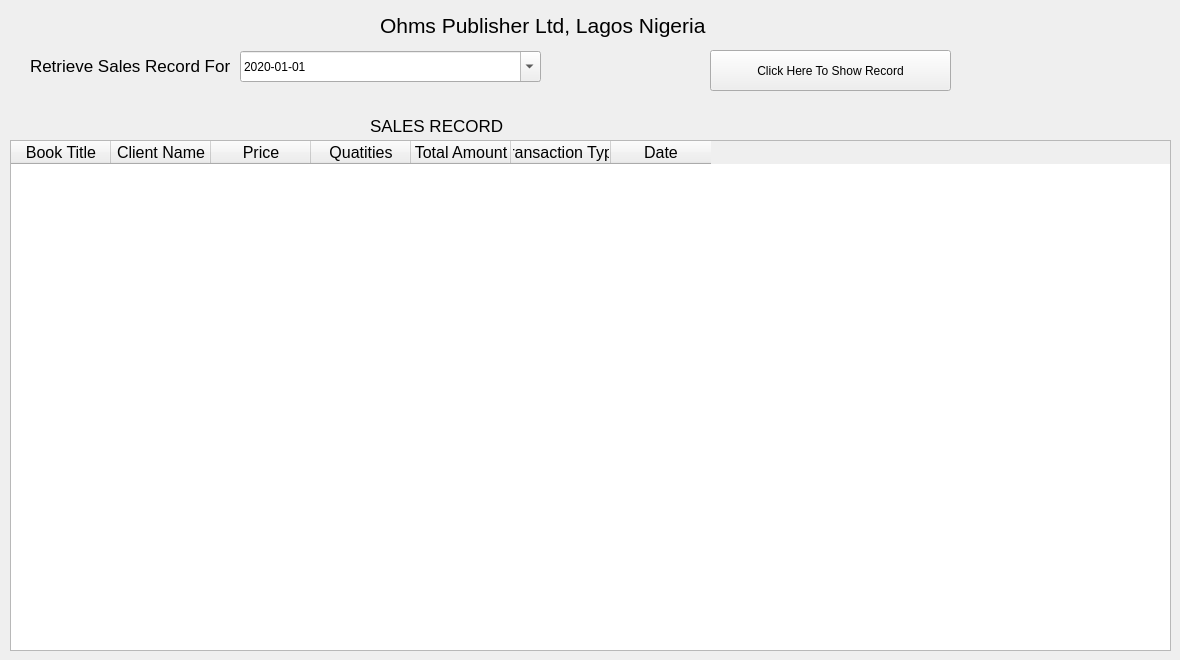
    <widget class="QWidget" name="tab_15">
     <attribute name="title">
      <string>Page</string>
     </attribute>
     <widget class="QLabel" name="label_55">
      <property name="geometry">
       <rect>
        <x>370</x>
        <y>110</y>
        <width>181</width>
        <height>31</height>
       </rect>
      </property>
      <property name="font">
       <font>
        <pointsize>13</pointsize>
       </font>
      </property>
      <property name="text">
       <string>SALES RECORD</string>
      </property>
     </widget>
     <widget class="QTableWidget" name="tableWidget_7">
      <property name="enabled">
       <bool>true</bool>
      </property>
      <property name="geometry">
       <rect>
        <x>10</x>
        <y>140</y>
        <width>1161</width>
        <height>511</height>
       </rect>
      </property>
      <property name="font">
       <font>
        <family>Segoe UI</family>
        <pointsize>12</pointsize>
       </font>
      </property>
      <column>
       <property name="text">
        <string>Book Title</string>
       </property>
      </column>
      <column>
       <property name="text">
        <string>Client Name</string>
       </property>
      </column>
      <column>
       <property name="text">
        <string>Price</string>
       </property>
      </column>
      <column>
       <property name="text">
        <string>Quatities</string>
       </property>
      </column>
      <column>
       <property name="text">
        <string>Total Amount</string>
       </property>
      </column>
      <column>
       <property name="text">
        <string>Transaction Type</string>
       </property>
      </column>
      <column>
       <property name="text">
        <string>Date</string>
       </property>
      </column>
     </widget>
     <widget class="QLabel" name="label_56">
      <property name="geometry">
       <rect>
        <x>380</x>
        <y>10</y>
        <width>331</width>
        <height>31</height>
       </rect>
      </property>
      <property name="font">
       <font>
        <pointsize>16</pointsize>
       </font>
      </property>
      <property name="text">
       <string>Ohms Publisher Ltd, Lagos Nigeria</string>
      </property>
     </widget>
     <widget class="QLabel" name="label_57">
      <property name="geometry">
       <rect>
        <x>30</x>
        <y>50</y>
        <width>201</width>
        <height>31</height>
       </rect>
      </property>
      <property name="font">
       <font>
        <pointsize>13</pointsize>
       </font>
      </property>
      <property name="text">
       <string>Retrieve Sales Record For</string>
      </property>
     </widget>
     <widget class="QPushButton" name="pushButton_31">
      <property name="geometry">
       <rect>
        <x>710</x>
        <y>50</y>
        <width>241</width>
        <height>41</height>
       </rect>
      </property>
      <property name="text">
       <string>Click Here To Show Record</string>
      </property>
     </widget>
     <widget class="QDateEdit" name="dateEdit">
      <property name="geometry">
       <rect>
        <x>240</x>
        <y>51</y>
        <width>301</width>
        <height>31</height>
       </rect>
      </property>
      <property name="dateTime">
       <datetime>
        <hour>0</hour>
        <minute>0</minute>
        <second>0</second>
        <year>2020</year>
        <month>1</month>
        <day>1</day>
       </datetime>
      </property>
      <property name="displayFormat">
       <string>yyyy-MM-dd</string>
      </property>
      <property name="calendarPopup">
       <bool>true</bool>
      </property>
      <property name="currentSectionIndex">
       <number>0</number>
      </property>
     </widget>
    </widget>
